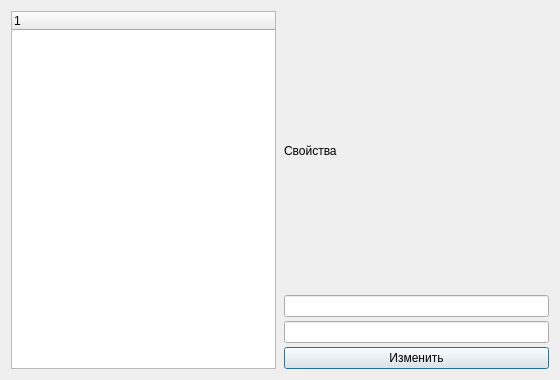
<?xml version="1.0" encoding="UTF-8"?>
<ui version="4.0"><class>Dialog</class><widget class="QDialog" name="Dialog"><property name="geometry"><rect><x>0</x><y>0</y><width>560</width><height>380</height></rect></property><property name="windowTitle"><string>#106 lists/191_tree_hbox</string></property><layout class="QVBoxLayout" name="verticalLayout"><property name="leftMargin"><number>11</number></property><property name="topMargin"><number>11</number></property><property name="rightMargin"><number>11</number></property><property name="bottomMargin"><number>11</number></property><property name="spacing"><number>6</number></property><item><layout class="QHBoxLayout" name="split"><property name="leftMargin"><number>0</number></property><property name="topMargin"><number>0</number></property><property name="rightMargin"><number>0</number></property><property name="bottomMargin"><number>0</number></property><property name="spacing"><number>8</number></property><item><widget class="QTreeWidget" name="tree"></widget></item><item><layout class="QVBoxLayout" name="detail"><property name="leftMargin"><number>0</number></property><property name="topMargin"><number>0</number></property><property name="rightMargin"><number>0</number></property><property name="bottomMargin"><number>0</number></property><property name="spacing"><number>4</number></property><item><widget class="QLabel" name="l1"><property name="text"><string>Свойства</string></property></widget></item><item><widget class="QLineEdit" name="e1"></widget></item><item><widget class="QLineEdit" name="e2"></widget></item><item><widget class="QPushButton" name="b1"><property name="text"><string>Изменить</string></property></widget></item></layout></item></layout></item></layout></widget></ui>
